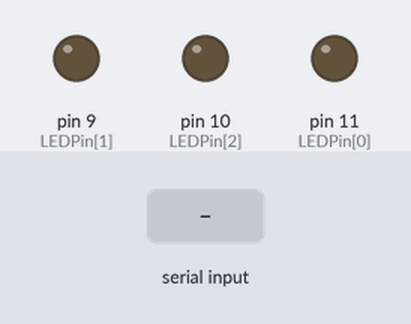
The sketch below on a simulated Arduino Uno, built with avr-gcc and run on an emulated ATmega328P. Shown: output pins drawn as LEDs (lit = HIGH). Inputs (shaded band) come from the test bench. What the sketch prints to the serial monitor is not drawn.

Above: at 1.2 s.
1.3 s: "90,45\n" received over the second serial link
At 2.7 s:
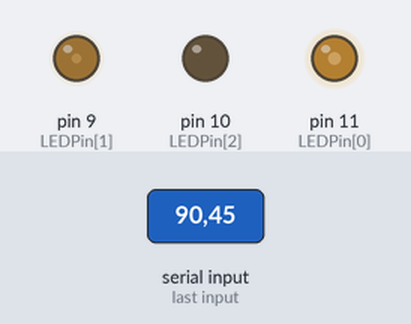
3.8 s: "30,150\n" received over the second serial link
At 5.8 s:
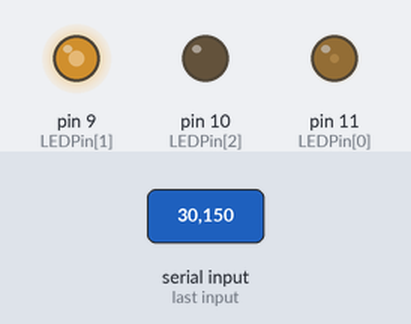
6.3 s: "5\n" received over the second serial link
At 7.7 s:
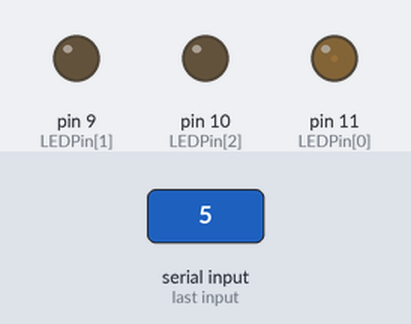
8.7 s: "90\n" received over the second serial link
At 10.7 s:
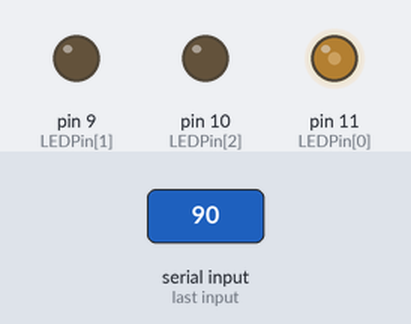
11.1 s: "200\n" received over the second serial link
At 12.5 s:
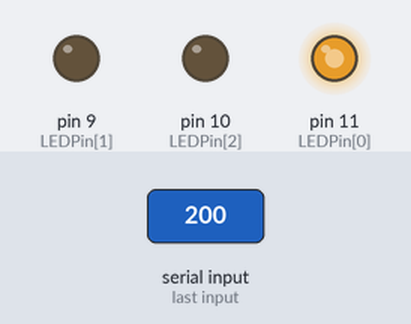
Timing chart, 0 to 14.1 s (numbered marks = the images above; inputs shaded):
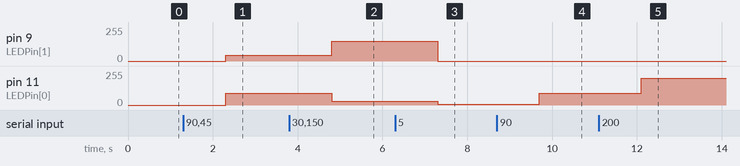

Measured:
- after the input at 1.3 s, pin 9 (LEDPin[1]): 0/255 → 45/255 after 1.0 s; pin 11 (LEDPin[0]): 0/255 → 90/255 after 1.0 s
- after the input at 3.8 s, pin 9 (LEDPin[1]): 45/255 → 150/255 after 1.0 s; pin 11 (LEDPin[0]): 90/255 → 30/255 after 1.0 s
- after the input at 6.3 s, pin 9 (LEDPin[1]): 150/255 → 0/255 after 1.0 s; pin 11 (LEDPin[0]): 30/255 → 5/255 after 1.0 s
- after the input at 8.7 s, pin 11 (LEDPin[0]): 5/255 → 90/255 after 1.0 s
- after the input at 11.1 s, pin 11 (LEDPin[0]): 90/255 → 200/255 after 1.0 s

The sketch:

Bluetooth.ino
```cpp
#include <SoftwareSerial.h>

const int LEDPINS = 3;

const int RED = 11;
const int GREEN = 10;
const int BLUE = 9;

// LED Pins representing the RED, GREEN, and BLUE pins of the LED.
// Some RGB LEDs are different, check your datasheet.
const int LEDPin [3] = {11, 9, 10};

int LEDValue [3] = {0, 0, 0};

SoftwareSerial BT (7, 6);  // Rx, Tx pins, from the Arduino perspective  (Tx, Rx on BT)

int byteCount = 0;
int LEDIndex = 0;

int index = 0;
char serialString[20];
//String serialString;

void setup ()
{
   for (int i = 0; i < LEDPINS; i++)
   {
      pinMode (LEDPin [i], OUTPUT);
   }

   BT.begin (9600);
   Serial.begin (9600);

   Serial.println ("BT Interface");
}

void loop ()
{
   byteCount = BT.available ();

   if (byteCount > 0)
   {
      LEDIndex = 0;
      while (BT.available () &&  LEDIndex < LEDPINS)
      {
         // Android doesn't support an unsigned byte conversion, so I'm sending
         // a string from Android to Arduino.  So use parseInt to read the values
         // in between commas.
         LEDValue [LEDIndex] = BT.parseInt();
         LEDIndex++;
      }

      // Send the various color values to the LED
      for (int i = 0; i < LEDPINS; i++)
      {
         analogWrite (LEDPin [i], LEDValue [i]);
      };

   }

   byteCount = Serial.available ();
   if (byteCount > 0)
   {
      // Send the received string over Bluetooth to the phone.
      index = 0;
      while (Serial.available ())
      {
         serialString [index] = Serial.read();
      }

      Serial.write (serialString);

      BT.write (serialString);
   }
}
```
